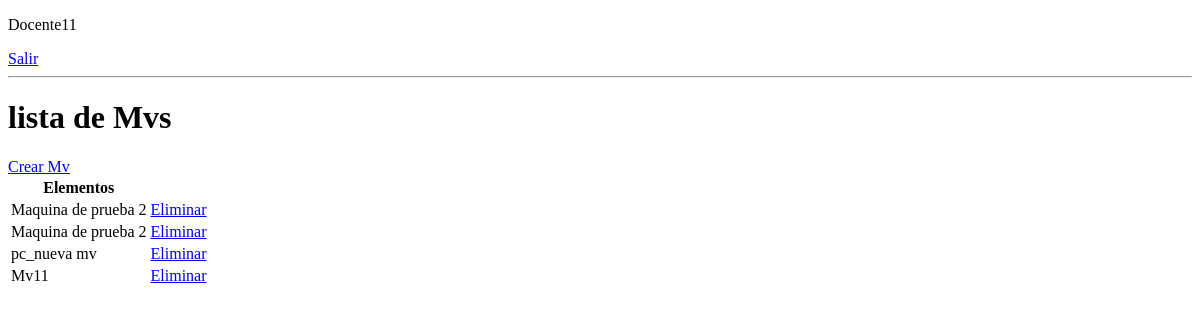
Before: /listar-mv/ (signed in) with the older database file.
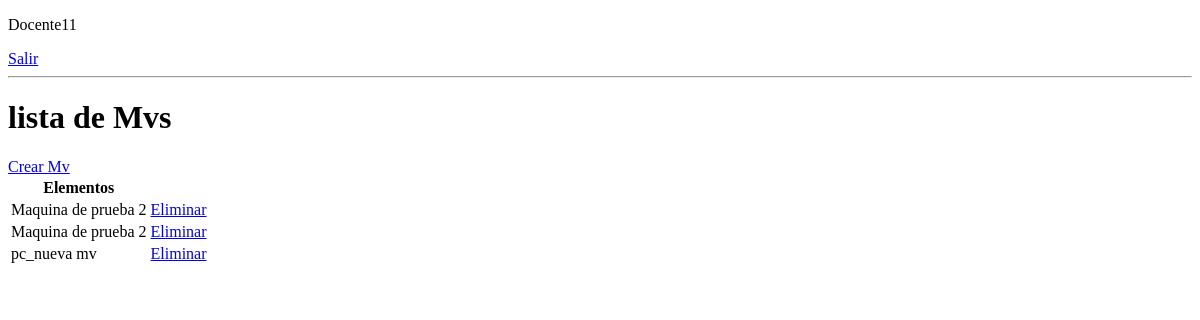
After: the same page with the newer database file.
### base/models.py (models this page shows, shortened)
class Cmaquinas_virtuales(models.Model):
   usuario = models.ForeignKey(User,
                               on_delete=models.CASCADE,
                               null=True,
                               blank=True)
   nombre = models.CharField(max_length=100)
   sistema_operativo = models.CharField(max_length=100)
   sabor = models.CharField(max_length=200)
   tipo = models.CharField(max_length=50)
   descripcion = models.TextField(null=True,
                               blank=True)
   creado = models.DateTimeField(auto_now_add=True)
   estado = models.BooleanField(default=False)

### base/views.py (the view)
# urls.py: path('listar-mv/',lista_mvs.as_view(), name='mvs'),
class lista_mvs(LoginRequiredMixin, ListView):
   model = Cmaquinas_virtuales
   context_object_name = 'mvs'
   template_name = 'base/mv_list.html'

### base/templates/base/mv_list.html (shortened to what this page needs)
<!DOCTYPE html>
<html lang="en">
<head>
</head>
<body>
   {% if request.user.is_authenticated %}
   <p>{{request.user}}</p>
   <a href="{% url 'logout' %}">Salir</a>
   {% else %}
   <a href="{% url 'login' %}">Ingresar</a>
   {% endif %}
   <hr>
   <div class="container">
      <h1>lista de Mvs</h1>
      <a href="{% url 'crear-mv' %}">Crear Mv</a>
      <table>
         <tr>
            <th>Elementos</th>
         </tr>
         {% for mv in mvs %}
         <tr>
            <td>{{mv.nombre}}</td>
            <td>
               <a href="{% url 'eliminar-mv' mv.id %}">Eliminar</a>
            </td>
         </tr>
         {% empty %}
         <h3>No hay Elementos en esta listaaa</h3>
         {% endfor %}
      </table>
   </div>
</body>
</html>

Changed rows visible on the page:
removed Cmaquinas_virtuales: nombre "Mv11"
